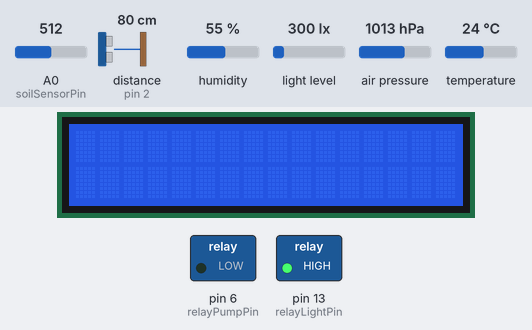
Bench run of a sketch on a simulated Arduino Uno, built with avr-gcc and run on an emulated ATmega328P. Parts: 16×2 character LCD, switched loads named in the sketch (green lamp = pin HIGH). Inputs (shaded band) come from the test bench; at power-on: light level 300 lx, distance to the obstacle (sensor on pin 2) 80 cm, air pressure 1013 hPa, A0 (soilSensorPin) = 512, humidity 55 %, temperature 24 °C. The echo pulse lasts 58.3 µs per cm; what the sketch prints to the serial monitor is not drawn.

Above: at 1.2 s.
1.3 s: light level set to 209 lx
4.3 s: light level set to 183 lx
At 5.7 s:
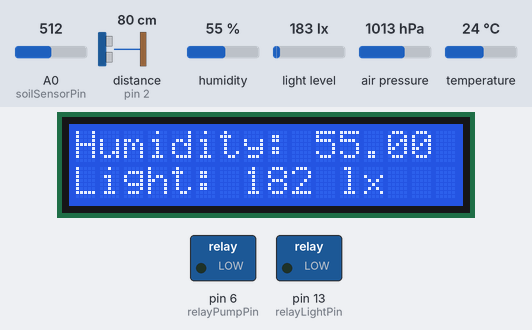
7.3 s: distance to the obstacle (sensor on pin 2) set to 60 cm
At 10.2 s:
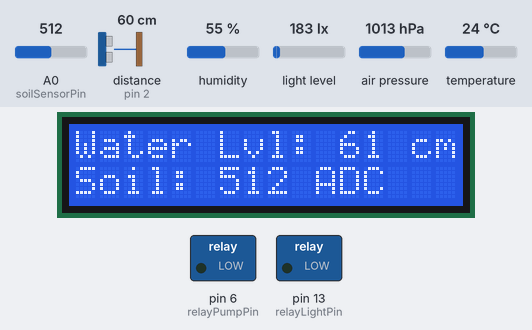
10.3 s: distance to the obstacle (sensor on pin 2) set to 9 cm
13.3 s: air pressure set to 952 hPa
At 15.3 s:
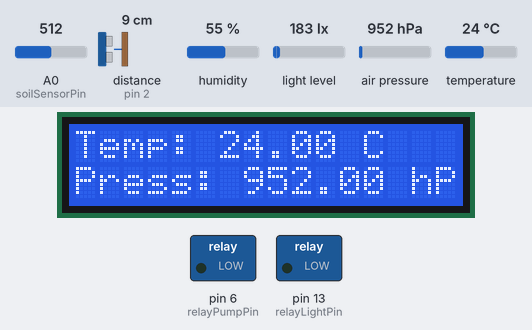
16.3 s: A0 (soilSensorPin) set to 682
18.1 s: A0 (soilSensorPin) set to 711
At 20.8 s:
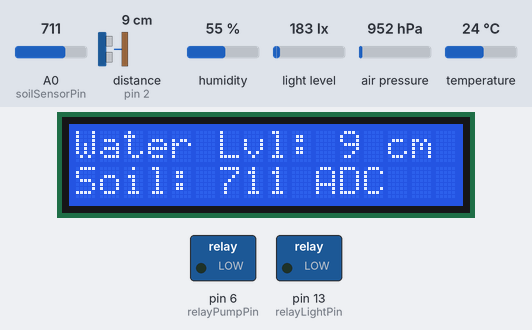
Timing chart, 0 to 22.1 s (numbered marks = the images above; inputs shaded):
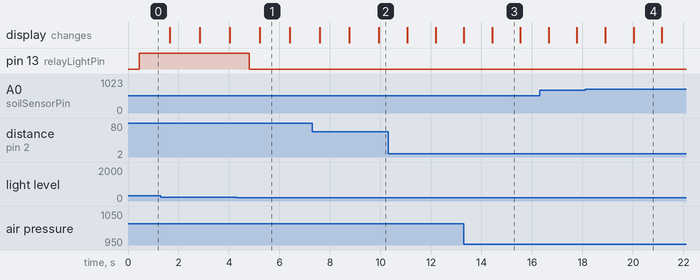

Measured:
- the behaviour switches between 201 and 200 lx on light level (found by bisection; images 0 and 1)
- the behaviour switches between 700 and 701 on A0 (soilSensorPin) (found by bisection; images 3 and 4)
- after the input at 4.3 s, pin 13 (relayLightPin): HIGH → LOW after 0.50 s
- what the display in image 1 shows lasts 1.2 s, from 5.2 s to 6.4 s
- what the display in image 3 shows lasts 1.1 s, from 14.4 s to 15.5 s

The sketch:

SmartIrrigationSystem.ino
```cpp
#include <Wire.h>
#include <LiquidCrystal.h>
#include <Adafruit_Sensor.h>
#include <Adafruit_BME280.h>
#include <BH1750.h>
#include <NewPing.h>

// Sensor definitions
#define BME280_ADDRESS (0x76)
Adafruit_BME280 bme;             // BME280 sensor for temperature, pressure, and humidity
BH1750 lightMeter;               // BH1750 light intensity sensor

// Pin configuration
#define soilSensorPin A0          // Analog pin for soil moisture sensor
#define relayPumpPin 6            // Relay pin for the water pump
#define relayLightPin 13          // Relay pin for the light
#define trigPin 5                 // Trigger pin for ultrasonic sensor
#define echoPin 2                 // Echo pin for ultrasonic sensor
#define maxDistance 450           // Maximum range of ultrasonic sensor (cm)

// LCD setup: (rs, enable, d4, d5, d6, d7)
LiquidCrystal lcd(12, 11, 10, 9, 8, 7);

// Ultrasonic sensor
NewPing sonar(trigPin, echoPin, maxDistance);

// Thresholds for sensors
const int soilThresholdLow = 600;  // Soil moisture level to turn off the pump
const int soilThresholdHigh = 700; // Soil moisture level to turn on the pump
const int lightThreshold = 200;    // Light intensity threshold (lux) to control lighting
const int waterLevelThreshold = 20; // Minimum water level distance (cm) before alerting

// State variables
bool isPumpRunning = false;        // State of the pump
unsigned long previousDisplayMillis = 0;
const unsigned long displayInterval = 1000; // LCD update interval (1 second)
int displayState = 0;                        // Current LCD display mode

void setup() {
  // Initialize LCD
  lcd.begin(16, 2);
  lcd.clear();

  // Initialize pin modes
  pinMode(relayPumpPin, OUTPUT);
  pinMode(relayLightPin, OUTPUT);
  pinMode(soilSensorPin, INPUT);

  // Start serial communication
  Serial.begin(9600);

  // Initialize BME280 sensor
  if (!bme.begin(BME280_ADDRESS)) {
    Serial.println("ERROR: BME280 sensor not found!");
    while (1); // Halt if sensor initialization fails
  }

  // Initialize BH1750 sensor
  if (!lightMeter.begin()) {
    Serial.println("ERROR: BH1750 sensor not found!");
    while (1); // Halt if sensor initialization fails
  }
  lightMeter.configure(BH1750::CONTINUOUS_HIGH_RES_MODE); // Set high-resolution mode
}

void loop() {
  unsigned long currentMillis = millis();

  // Read sensor data
  int soilMoisture = analogRead(soilSensorPin);
  float temperature = bme.readTemperature(); // Temperature in °C
  float pressure = bme.readPressure() / 100.0F; // Atmospheric pressure in hPa
  float humidity = bme.readHumidity();         // Relative humidity in %
  uint16_t lux = lightMeter.readLightLevel();  // Light intensity in lux
  int waterLevel = getWaterLevel();            // Water level in cm

  // Print sensor values to the serial monitor
  Serial.print("Temperature: "); Serial.print(temperature); Serial.println(" °C");
  Serial.print("Pressure: "); Serial.print(pressure); Serial.println(" hPa");
  Serial.print("Humidity: "); Serial.print(humidity); Serial.println(" %");
  Serial.print("Light Intensity: "); Serial.print(lux); Serial.println(" lx");
  Serial.print("Soil Moisture: "); Serial.print(soilMoisture); Serial.println(" (ADC)");
  Serial.print("Water Level: "); Serial.print(waterLevel); Serial.println(" cm");
  Serial.println("-----------------------");

  // Control the pump with hysteresis logic
  if (!isPumpRunning && soilMoisture > soilThresholdHigh) {
    digitalWrite(relayPumpPin, LOW); // Turn on the pump
    isPumpRunning = true;
    Serial.println("Pump: ON");
  } else if (isPumpRunning && soilMoisture <= soilThresholdLow) {
    digitalWrite(relayPumpPin, HIGH); // Turn off the pump
    isPumpRunning = false;
    Serial.println("Pump: OFF");
  }

  // Control the light relay
  if (lux < lightThreshold) {
    digitalWrite(relayLightPin, LOW); // Turn on the light
    Serial.println("Light: ON");
  } else {
    digitalWrite(relayLightPin, HIGH); // Turn off the light
    Serial.println("Light: OFF");
  }

  // Update the LCD display every second
  if (currentMillis - previousDisplayMillis >= displayInterval) {
    previousDisplayMillis = currentMillis;
    displayState = (displayState + 1) % 3; // Cycle through display modes
    updateDisplay(displayState, temperature, pressure, humidity, lux, soilMoisture, waterLevel);
  }
}

// Function to update the LCD display based on the current mode
void updateDisplay(int state, float temperature, float pressure, float humidity, uint16_t lux, int soilMoisture, int waterLevel) {
  lcd.clear();
  switch (state) {
    case 0: // Display temperature and pressure
      lcd.setCursor(0, 0);
      lcd.print("Temp: ");
      lcd.print(temperature);
      lcd.print(" C");

      lcd.setCursor(0, 1);
      lcd.print("Press: ");
      lcd.print(pressure);
      lcd.print(" hPa");
      break;

    case 1: // Display humidity and light intensity
      lcd.setCursor(0, 0);
      lcd.print("Humidity: ");
      lcd.print(humidity);
      lcd.print(" %");

      lcd.setCursor(0, 1);
      lcd.print("Light: ");
      lcd.print(lux);
      lcd.print(" lx");
      break;

    case 2: // Display water level and soil moisture
      lcd.setCursor(0, 0);
      lcd.print("Water Lvl: ");
      lcd.print(waterLevel);
      lcd.print(" cm");

      lcd.setCursor(0, 1);
      lcd.print("Soil: ");
      lcd.print(soilMoisture);
      lcd.print(" ADC");
      break;
  }
}

// Function to measure the water level using an ultrasonic sensor
int getWaterLevel() {
  unsigned int distanceSum = 0;

  // Take 5 measurements for averaging
  for (int i = 0; i < 5; i++) {
    int distance = sonar.ping_cm();
    if (distance > 0) {
      distanceSum += distance;
    }
    delay(50); // Wait between measurements
  }

  // Return maximum distance if no valid measurement
  if (distanceSum == 0) {
    return maxDistance;
  }

  // Return the average distance
  return distanceSum / 5;
}
```
